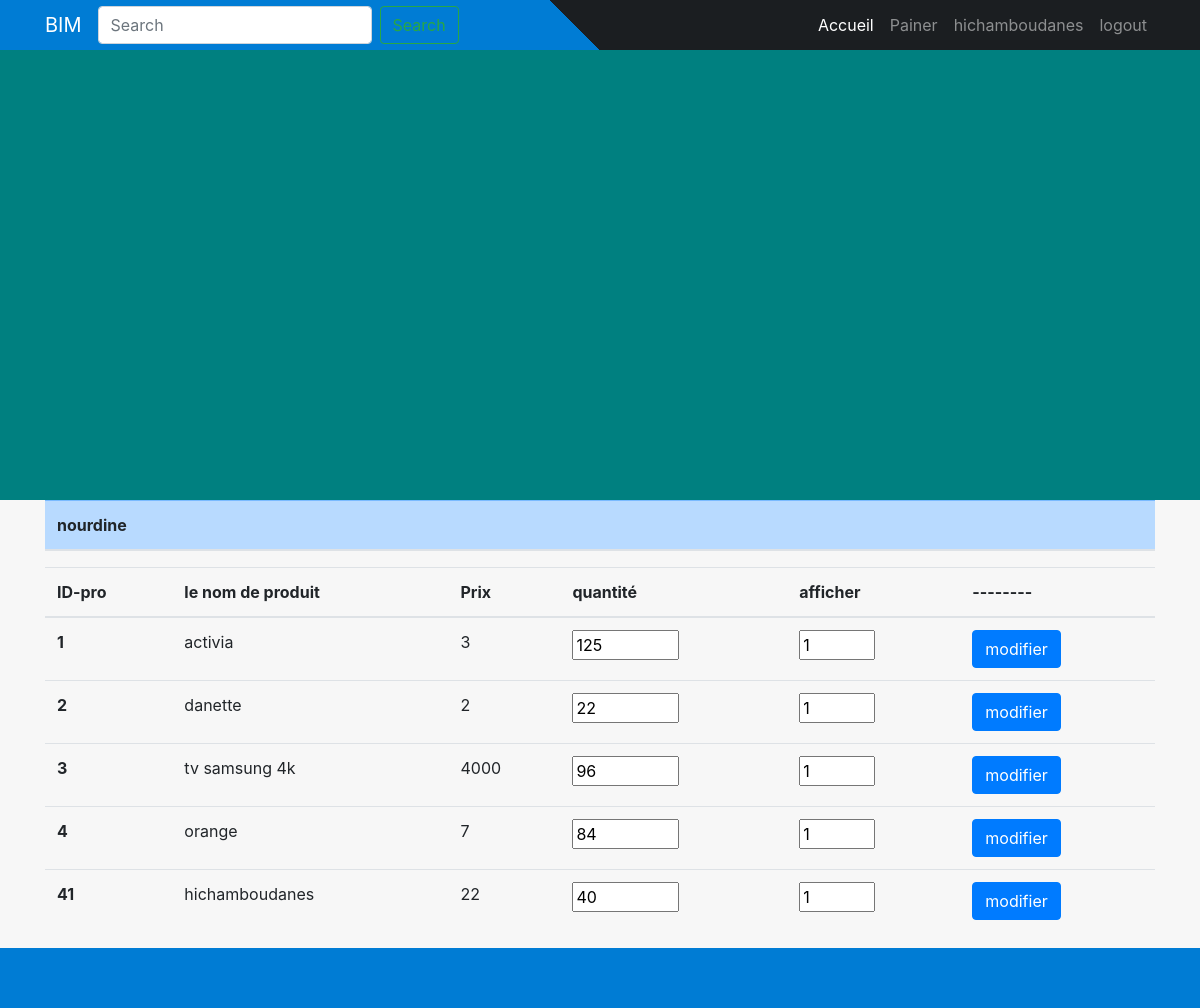
Screenshot of /gestionner.php (signed in) with the database file from the repository.
### tables this page shows
CREATE TABLE IF NOT EXISTS `user` (
  `id_user` int(10) unsigned NOT NULL AUTO_INCREMENT,
  `username` varchar(50) NOT NULL,
  `email` varchar(50) NOT NULL,
  `pass` varchar(50) NOT NULL,
  `idrole` int(10) unsigned NOT NULL,
  PRIMARY KEY (`id_user`) USING BTREE,
  KEY `id_role` (`idrole`) USING BTREE,
  CONSTRAINT `FK_user_role` FOREIGN KEY (`idrole`) REFERENCES `role` (`id_role`)
);

CREATE TABLE IF NOT EXISTS `produit` (
  `ID_pro` int(10) unsigned NOT NULL AUTO_INCREMENT,
  `nom` varchar(50) DEFAULT NULL,
  `Qte` int(11) DEFAULT NULL,
  `id_ad` int(11) unsigned NOT NULL,
  `id_ca` int(11) unsigned NOT NULL,
  `prix` int(11) unsigned NOT NULL,
  `img` varchar(50) DEFAULT NULL,
  `visible` int(2) unsigned NOT NULL DEFAULT 1,
  PRIMARY KEY (`ID_pro`),
  KEY `FK_AJOUTE` (`id_ad`),
  KEY `id_ca` (`id_ca`),
  CONSTRAINT `FK_produit_categorie` FOREIGN KEY (`id_ca`) REFERENCES `categorie` (`id_cat`),
  CONSTRAINT `FK_produit_user` FOREIGN KEY (`id_ad`) REFERENCES `user` (`id_user`)
);

### gestionner.php (the view, shortened to what this page needs)
<?php include('server.php')?>
<!doctype html>
<html lang="en">
  <head>
    <link rel="stylesheet" href="https://stackpath.bootstrapcdn.com/bootstrap/4.5.0/css/bootstrap.min.css">
    <link rel="stylesheet" href="./style.css">
  </head>
<body>
<?php include('header.php') ?>
<?php
$user = "SELECT * FROM user where idrole='2'" ;
$resultuser = $conn->query($user);
if ($resultuser->num_rows > 0) {
  while($rowuser = $resultuser->fetch_assoc()) {
     echo   "<div class='container'>
             <table class='table'>
               <thead class='table-primary'>
                 <tr>
                   <th scope='col  '>" . $rowuser["username"] . "</th>
                 </tr>
            </thead>
             </div>
                       <div class='container'>
              <table class='table table-hover'>
              <thead>
                <tr>
                  <th scope='col'>ID-pro</th>
                  <th scope='col'>le nom de produit</th>
                  <th scope='col'>Prix</th>
                  <th scope='col'>quantité</th>
                  <th scope='col'>afficher</th>
                  <th scope='col'>--------</th>
                </tr>
              </thead>
              <tbody>";
              $pro = "SELECT * FROM produit";
              $resultpro = $conn->query($pro);
              if ($resultpro->num_rows > 0) {
                while($rowpro = $resultpro->fetch_assoc()) {
                    echo   "<tr>
                    <form action='gest.php' method='GET'>
                    <input type='number' class='d-none' name='ID_pro' value='" . $rowpro["ID_pro"] . "'>
                    <input type='number' class='d-none' name='id_ad' value='" . $rowpro["id_ad"] . "'>
                    <th scope='row'>" . $rowpro["ID_pro"] . "</th>
                    <td>" . $rowpro["nom"] . "</td>
                    <td>" . $rowpro["prix"] . "</td>
                    <td ><input type='number'  name='qantite' min='0' max='1000' value='" . $rowpro["Qte"] . "'></td>
                    <td ><input type='number'  name='afficher' min='0' max='1' value='" . $rowpro["visible"] . "'></label></td>
                    <td ><input type='submit' class='btn btn-primary' value='modifier'></td>
                    </form>
                  </tr>";
                 }
              }
      echo" </tbody>
              </table>
            </div>"  ;
   }
}
?>
<?php include('footer.php') ?>
  </body>
</html>

### style.css (style rules this page uses)
body { margin: 0; font-family: -apple-system,BlinkMacSystemFont,"Segoe UI",Roboto,"Helvetica Neue",Arial,sans-serif; font-size: 1rem; font-weight: 400; line-height: 1.5; color: #212529; background-color: #f7f7f7; }

### rows the page displays
user: username "nourdine"
produit: ID_pro "1", nom "activia", prix "3", qantite "125", afficher "1"
produit: ID_pro "2", nom "danette", prix "2", qantite "22", afficher "1"
produit: ID_pro "3", nom "tv samsung 4k", prix "4000", qantite "96", afficher "1"
produit: ID_pro "4", nom "orange", prix "7", qantite "84", afficher "1"
produit: ID_pro "41", nom "hichamboudanes", prix "22", qantite "40", afficher "1"

### other values shown
$_SESSION['username'] "hichamboudanes"
